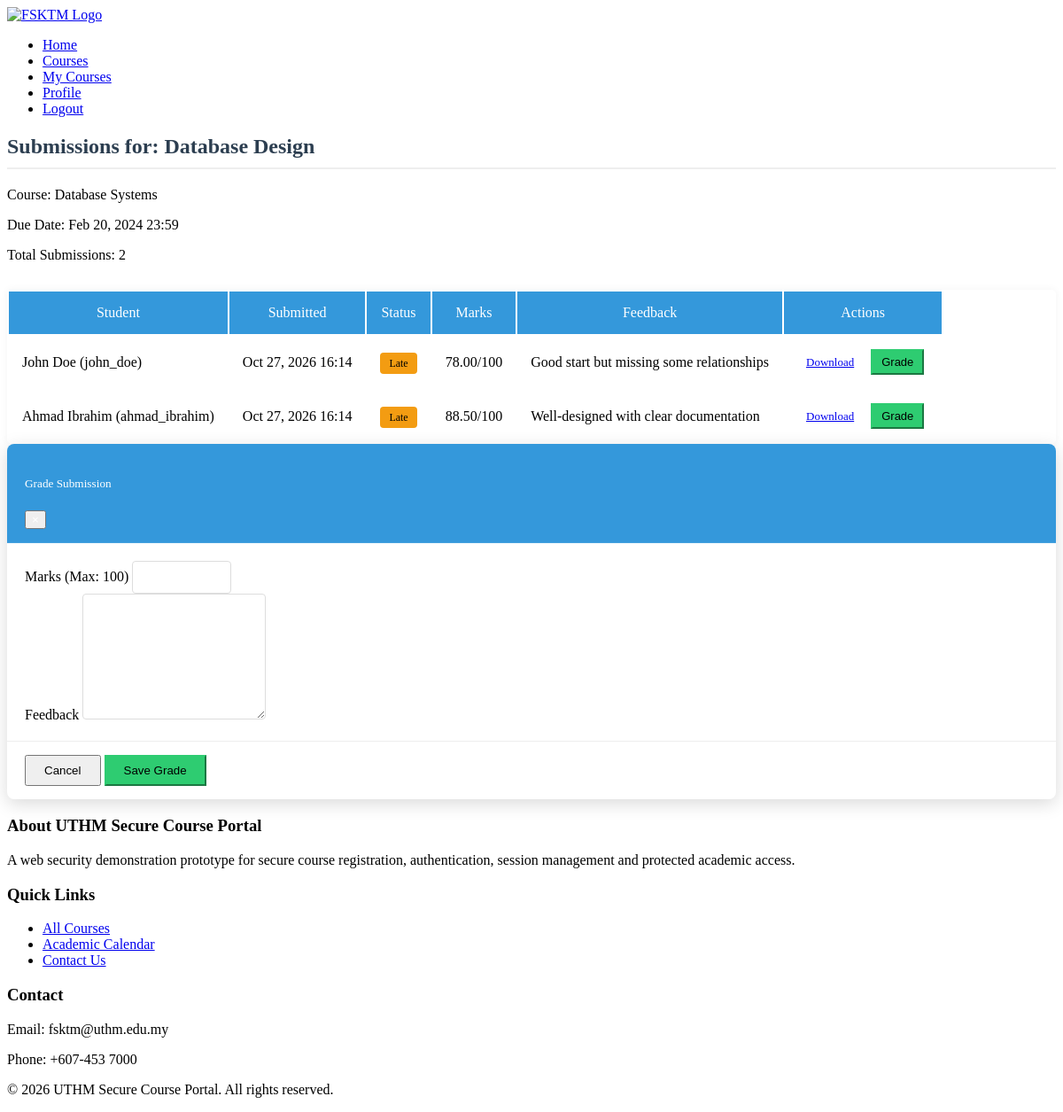
The page /pages/assignment-view.php?id=3 (signed in) on the database its author committed.
### tables this page shows
CREATE TABLE assignments (
    assignment_id INT AUTO_INCREMENT PRIMARY KEY,
    course_id INT NOT NULL,
    title VARCHAR(200) NOT NULL,
    description TEXT,
    due_date DATETIME NOT NULL,
    max_marks INT DEFAULT 100,
    created_at TIMESTAMP DEFAULT CURRENT_TIMESTAMP,
    updated_at TIMESTAMP DEFAULT CURRENT_TIMESTAMP ON UPDATE CURRENT_TIMESTAMP,
    FOREIGN KEY (course_id) REFERENCES courses(course_id) ON DELETE CASCADE
);

CREATE TABLE courses (
    course_id INT AUTO_INCREMENT PRIMARY KEY,
    course_code VARCHAR(10) UNIQUE NOT NULL,
    course_name VARCHAR(100) NOT NULL,
    description TEXT,
    credits INT NOT NULL DEFAULT 3,
    semester ENUM('1', '2', '3') NOT NULL,
    academic_year VARCHAR(9) NOT NULL,  
    max_students INT DEFAULT 40,
    current_enrolled INT DEFAULT 0,
    instructor_id INT,
    schedule_day VARCHAR(20),
    schedule_time VARCHAR(50),
    classroom VARCHAR(20),
    course_image VARCHAR(255) DEFAULT 'default-course.jpg',
    prerequisites TEXT,
    category_id INT,
    is_active BOOLEAN DEFAULT TRUE,
    created_at TIMESTAMP DEFAULT CURRENT_TIMESTAMP,
    updated_at TIMESTAMP DEFAULT CURRENT_TIMESTAMP ON UPDATE CURRENT_TIMESTAMP,
    FOREIGN KEY (category_id) REFERENCES course_categories(category_id) ON DELETE SET NULL,
    FOREIGN KEY (instructor_id) REFERENCES users(user_id) ON DELETE SET NULL
);

CREATE TABLE submissions (
    submission_id INT AUTO_INCREMENT PRIMARY KEY,
    assignment_id INT NOT NULL,
    user_id INT NOT NULL,
    submission_date TIMESTAMP DEFAULT CURRENT_TIMESTAMP,
    file_path VARCHAR(255) NOT NULL,
    marks DECIMAL(5,2) NULL,
    feedback TEXT,
    status ENUM('submitted', 'late', 'graded') DEFAULT 'submitted',
    FOREIGN KEY (assignment_id) REFERENCES assignments(assignment_id) ON DELETE CASCADE,
    FOREIGN KEY (user_id) REFERENCES users(user_id) ON DELETE CASCADE
);

CREATE TABLE users (
    user_id INT AUTO_INCREMENT PRIMARY KEY,
    username VARCHAR(50) UNIQUE NOT NULL,
    email VARCHAR(100) UNIQUE NOT NULL,
    password VARCHAR(255) NOT NULL,
    first_name VARCHAR(50) NOT NULL,
    last_name VARCHAR(50) NOT NULL,
    user_type ENUM('student', 'lecturer', 'admin') DEFAULT 'student',
    profile_picture VARCHAR(255) DEFAULT 'default-avatar.png',
    phone VARCHAR(20),
    date_of_birth DATE,
    student_id VARCHAR(20) UNIQUE,
    staff_id VARCHAR(20) UNIQUE,
    address TEXT,
    department VARCHAR(100),
    created_at TIMESTAMP DEFAULT CURRENT_TIMESTAMP,
    updated_at TIMESTAMP DEFAULT CURRENT_TIMESTAMP ON UPDATE CURRENT_TIMESTAMP,
    is_active BOOLEAN DEFAULT TRUE,
    last_login TIMESTAMP NULL
);

### pages/assignment-view.php (the view, shortened to what this page needs)
<?php
require_once '../includes/header.php';
require_once '../includes/header.php';
$assignment_id = (int)$_GET['id'];
$db = new Database();
$conn = $db->getConnection();
$stmt = $conn->prepare("
    SELECT a.*, c.course_name, c.instructor_id
    FROM assignments a
    JOIN courses c ON a.course_id = c.course_id
    WHERE a.assignment_id = ?
");
$stmt->bind_param("i", $assignment_id);
$stmt->execute();
$assignment = $stmt->get_result()->fetch_assoc();
$stmt = $conn->prepare("
    SELECT s.*, u.username, CONCAT(u.first_name, ' ', u.last_name) AS full_name
    FROM submissions s
    JOIN users u ON s.user_id = u.user_id
    WHERE s.assignment_id = ?
    ORDER BY s.submission_date ASC
");
$stmt->bind_param("i", $assignment_id);
$stmt->execute();
$submissions = $stmt->get_result()->fetch_all(MYSQLI_ASSOC);
?>
<div class="container">
    <h2>Submissions for: <?= $assignment['title'] ?></h2>
    <p>Course: <?= $assignment['course_name'] ?></p>
    <p>Due Date: <?= date('M j, Y H:i', strtotime($assignment['due_date'])) ?></p>
    <p>Total Submissions: <?= count($submissions) ?></p>
    <div class="table-responsive">
        <table class="table table-striped">
            <thead>
                <tr>
                    <th>Student</th>
                    <th>Submitted</th>
                    <th>Status</th>
                    <th>Marks</th>
                    <th>Feedback</th>
                    <th>Actions</th>
                </tr>
            </thead>
            <tbody>
                <?php foreach ($submissions as $submission): ?>
                    <tr>
                        <td><?= $submission['full_name'] ?> (<?= $submission['username'] ?>)</td>
                        <td><?= date('M j, Y H:i', strtotime($submission['submission_date'])) ?></td>
                        <td>
                            <?php
                            $status = $submission['status'];
                            if (strtotime($submission['submission_date']) > strtotime($assignment['due_date'])) {
                                $status = 'late';
                            }
                            $badge_class = $status == 'graded' ? 'badge-success' :
                                         ($status == 'late' ? 'badge-warning' : 'badge-primary');
                            ?>
                            <span class="badge <?= $badge_class ?>"><?= ucfirst($status) ?></span>
                        </td>
                        <td>
                            <?php if ($submission['marks'] !== null): ?>
                                <?= $submission['marks'] ?>/<?= $assignment['max_marks'] ?>
                            <?php else: ?>
                                -
                            <?php endif; ?>
                        </td>
                        <td><?= $submission['feedback'] ?: 'No feedback' ?></td>
                        <td>
                            <a href="../<?= UPLOAD_SUBMISSION_PATH . $submission['file_path'] ?>"
                               class="btn btn-sm btn-info" download>Download</a>
                            <button class="btn btn-sm btn-primary grade-btn"
                                    data-id="<?= $submission['submission_id'] ?>"
                                    data-marks="<?= $submission['marks'] ?>"
                                    data-feedback="<?= htmlspecialchars($submission['feedback'] ?? '') ?>">
                                Grade
                            </button>
                        </td>
                    </tr>
                <?php endforeach; ?>
            </tbody>
        </table>
    </div>
</div>
<div class="modal fade" id="gradeModal" tabindex="-1" role="dialog" aria-labelledby="gradeModalLabel" aria-hidden="true">
    <div class="modal-dialog modal-dialog-centered" role="document">
        <div class="modal-content">
            <div class="modal-header bg-primary text-white">
                <h5 class="modal-title" id="gradeModalLabel">Grade Submission</h5>
                <button type="button" class="close text-white" data-dismiss="modal" aria-label="Close">
                    <span aria-hidden="true">&times;</span>
                </button>
            </div>
            <form method="POST">
                <div class="modal-body">
                    <div class="form-group">
                        <label for="marks">Marks (Max: <?= $assignment['max_marks'] ?>)</label>
                        <input type="number" step="0.01" min="0" max="<?= $assignment['max_marks'] ?>"
                               class="form-control" id="marks" name="marks" required>
                    </div>
                    <div class="form-group">
                        <label for="feedback">Feedback</label>
                        <textarea class="form-control" id="feedback" name="feedback" rows="4"></textarea>
                    </div>
                </div>
                <div class="modal-footer">
                    <button type="button" class="btn btn-outline-secondary" data-dismiss="modal">Cancel</button>
                    <button type="submit" name="grade" class="btn btn-success">Save Grade</button>
                </div>
            </form>
        </div>
    </div>
</div>
<?php require_once '../includes/footer.php'; ?>

### pages/assignment-view.php (style rules this page uses)
h2 { color: #2c3e50; margin-top: 20px; margin-bottom: 20px; padding-bottom: 10px; border-bottom: 2px solid #eee; }
.table-responsive { margin-top: 30px; box-shadow: 0 0 10px rgba(0, 0, 0, 0.05); border-radius: 5px; overflow: hidden; }
.table { margin-bottom: 0; }
.table th { background-color: #3498db; color: white; font-weight: 500; }
.table td, .table th { vertical-align: middle; padding: 15px; }
.badge { padding: 5px 10px; font-size: 12px; font-weight: 500; border-radius: 4px; }
.badge-warning { background-color: #f39c12; }
.btn-sm { padding: 5px 10px; font-size: 13px; margin-right: 5px; }
.grade-btn { background-color: #2ecc71; border-color: #2ecc71; }
.modal-header { background-color: #3498db; color: white; }
.modal-title { font-weight: 500; }
.close { color: white; opacity: 1; }
#gradeModal .modal-content { border: none; border-radius: 8px; overflow: hidden; box-shadow: 0 5px 20px rgba(0, 0, 0, 0.15); }
#gradeModal .modal-header { padding: 15px 20px; border-bottom: 1px solid rgba(255, 255, 255, 0.1); }
#gradeModal .modal-body { padding: 20px; }
#gradeModal .modal-footer { padding: 15px 20px; border-top: 1px solid #eee; }
#gradeModal .form-control { border-radius: 4px; padding: 10px 15px; border: 1px solid #ddd; transition: border-color 0.3s; }
#gradeModal textarea.form-control { min-height: 120px; resize: vertical; }
#gradeModal .btn-success { background-color: #2ecc71; border-color: #2ecc71; padding: 8px 20px; font-weight: 500; }
#gradeModal .btn-outline-secondary { padding: 8px 20px; font-weight: 500; }

### rows shown on the page
assignments: title "Database Design", course.course_name "Database Systems", due_date "Feb 20, 2024 23:59", max_marks "100"
submissions: full_name "John Doe", user.username "john_doe", submission_date "Oct 27, 2026 16:14", submission_date.due_date "Late", marks "78.00", assignment.max_marks "100", feedback "Good start but missing some relationships"
submissions: full_name "Ahmad Ibrahim", user.username "ahmad_ibrahim", submission_date "Oct 27, 2026 16:14", submission_date.due_date "Late", marks "88.50", assignment.max_marks "100", feedback "Well-designed with clear documentation"

### other values the page prints
count($submissions) "2"
